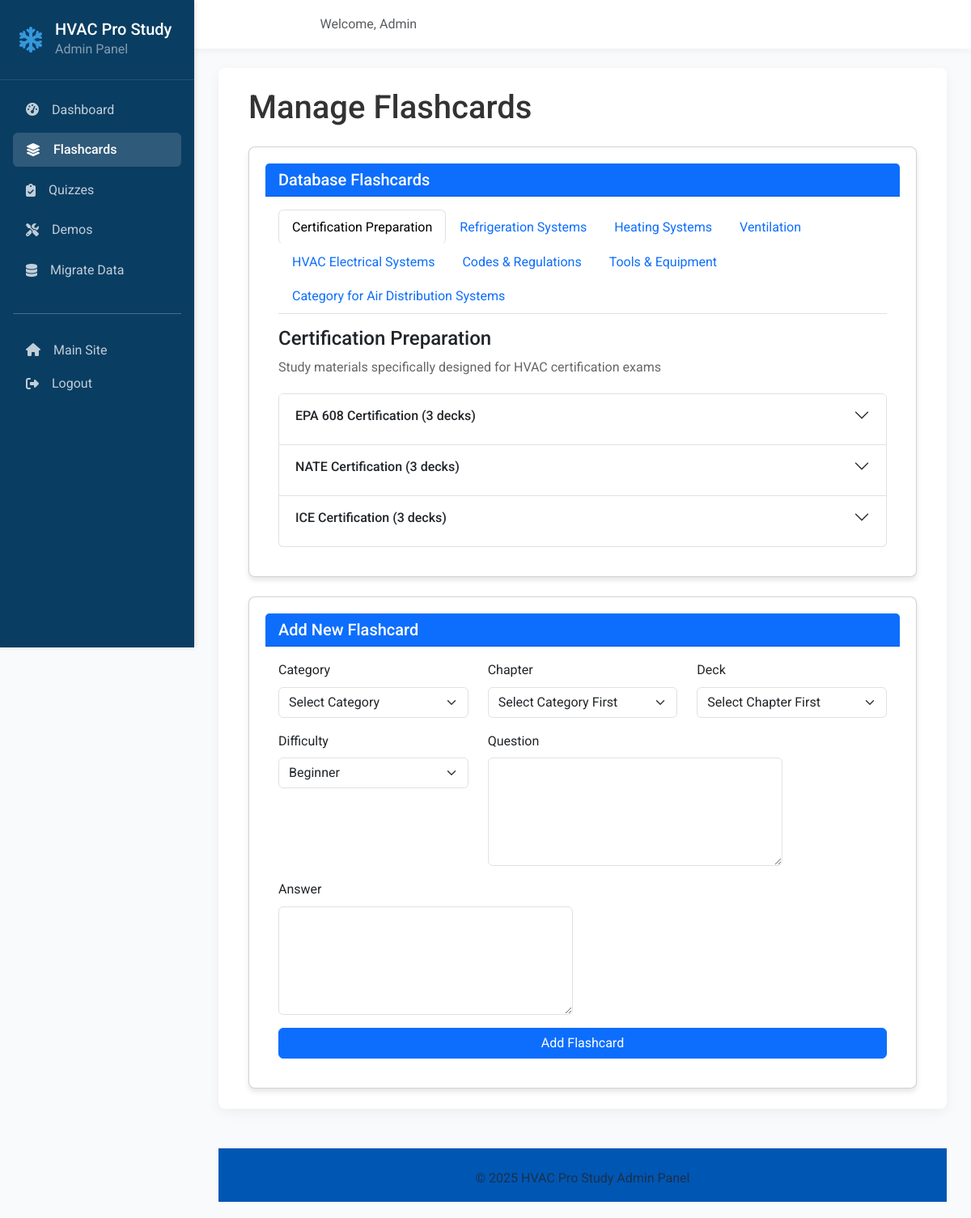
The app's page /admin/flashcards (signed in) with its own data.
### app/models/database.py (models this page shows, shortened)
class Category(db.Model):
    __tablename__ = 'categories'
    id = db.Column(db.String(50), primary_key=True)
    name = db.Column(db.String(100), nullable=False)
    description = db.Column(db.Text)
    chapters = db.relationship('Chapter', backref='category', lazy='dynamic', cascade='all, delete-orphan')
    quizzes = db.relationship('Quiz', backref='category', lazy='dynamic', cascade='all, delete-orphan')

class Chapter(db.Model):
    __tablename__ = 'chapters'
    id = db.Column(db.String(50), primary_key=True)
    name = db.Column(db.String(100), nullable=False)
    category_id = db.Column(db.String(50), db.ForeignKey('categories.id'), nullable=False)
    decks = db.relationship('Deck', backref='chapter', lazy='dynamic', cascade='all, delete-orphan')

### app/admin/routes.py (the view)
@admin.route('/flashcards', methods=['GET', 'POST'])
@admin_required
def flashcards():
    if request.method == 'POST':
        data = request.json
        result = add_flashcard(data)
        return jsonify(result)
    categories = Category.query.all()
    category_data = []
    for category in categories:
        cat_info = {
            'id': category.id,
            'name': category.name,
            'chapters': []
        }
        for chapter in category.chapters:
            chap_info = {
                'id': chapter.id,
                'name': chapter.name,
                'decks': []
            }
            for deck in chapter.decks:
                chap_info['decks'].append({
                    'id': deck.id,
                    'name': deck.name,
                    'difficulty': deck.difficulty
                })
            cat_info['chapters'].append(chap_info)
        category_data.append(cat_info)
    return render_template('admin/flashcards.html', categories=categories, category_data=category_data)

### app/admin/routes.py (called while the page is built)
def admin_required(f):
    @wraps(f)
    def decorated_function(*args, **kwargs):
        if not session.get('admin_logged_in'):
            print("Not logged in, redirecting to login page")
            return redirect(url_for('admin.login'))
        print("User is logged in as admin")
        return f(*args, **kwargs)
    return decorated_function

### app/templates/admin/flashcards.html (shortened to what this page needs)
{% extends "admin/base.html" %}
{% block content %}
<div class="container-fluid">
    <div class="row">
        <div class="col-12">
            <h1 class="mb-4">Manage Flashcards</h1>
            <div class="card mb-4">
                <div class="card-header bg-primary text-white">
                    <h5 class="mb-0">Database Flashcards</h5>
                </div>
                <div class="card-body">
                    <ul class="nav nav-tabs" id="categoriesTabs" role="tablist">
                        {% for category in categories %}
                        <li class="nav-item" role="presentation">
                            <button class="nav-link {% if loop.first %}active{% endif %}"
                                    id="category-{{ category.id }}-tab"
                                    data-bs-toggle="tab"
                                    data-bs-target="#category-{{ category.id }}"
                                    type="button"
                                    role="tab"
                                    aria-controls="category-{{ category.id }}"
                                    aria-selected="{% if loop.first %}true{% else %}false{% endif %}">
                                {{ category.name }}
                            </button>
                        </li>
                        {% endfor %}
                    </ul>
                    <div class="tab-content mt-3" id="categoriesTabContent">
                        {% for category in categories %}
                        <div class="tab-pane fade {% if loop.first %}show active{% endif %}"
                             id="category-{{ category.id }}"
                             role="tabpanel"
                             aria-labelledby="category-{{ category.id }}-tab">
                            <h4>{{ category.name }}</h4>
                            <p>{{ category.description }}</p>
                            <div class="accordion" id="chapters-{{ category.id }}">
                                {% for chapter in category.chapters %}
                                <div class="accordion-item">
                                    <h2 class="accordion-header" id="chapter-{{ chapter.id }}-heading">
                                        <button class="accordion-button collapsed" type="button" data-bs-toggle="collapse" data-bs-target="#chapter-{{ chapter.id }}-content" aria-expanded="false" aria-controls="chapter-{{ chapter.id }}-content">
                                            {{ chapter.name }} ({{ chapter.decks.count() }} decks)
                                        </button>
                                    </h2>
                                </div>
                                {% endfor %}
                            </div>
                        </div>
                        {% endfor %}
                    </div>
                </div>
            </div>
            <div class="card">
                <div class="card-header bg-primary text-white">
                    <h5 class="mb-0">Add New Flashcard</h5>
                </div>
                <div class="card-body">
                    <form id="flashcard-form" class="row">
                        <div class="col-md-4 mb-3">
                            <label for="category_select" class="form-label">Category</label>
                            <select class="form-select" id="category_select" required>
                                <option value="" selected disabled>Select Category</option>
                            </select>
                        </div>
                        <div class="col-md-4 mb-3">
                            <label for="chapter_select" class="form-label">Chapter</label>
                            <select class="form-select" id="chapter_select" required>
                                <option value="" selected disabled>Select Category First</option>
                            </select>
                        </div>
                        <div class="col-md-4 mb-3">
                            <label for="deck_select" class="form-label">Deck</label>
                            <select class="form-select" id="deck_select" required>
                                <option value="" selected disabled>Select Chapter First</option>
                            </select>
                        </div>
                        <div class="col-md-4 mb-3">
                            <label for="difficulty" class="form-label">Difficulty</label>
                            <select class="form-select" id="difficulty" name="difficulty" required>
                                <option value="beginner">Beginner</option>
                            </select>
                        </div>
                        <div class="col-md-6 mb-3">
                            <label for="question" class="form-label">Question</label>
                            <textarea class="form-control" id="question" name="question" rows="5" required></textarea>
                        </div>
                        <div class="col-md-6 mb-3">
                            <label for="answer" class="form-label">Answer</label>
                            <textarea class="form-control" id="answer" name="answer" rows="5" required></textarea>
                        </div>
                        <div class="col-12 text-end">
                            <button type="submit" class="btn btn-primary">Add Flashcard</button>
                        </div>
                    </form>
                </div>
            </div>
        </div>
    </div>
</div>
{% endblock %}

### app/templates/admin/base.html (shortened to what this page needs)
<!DOCTYPE html>
<html lang="en">
<head>
    <link href="https://cdn.jsdelivr.net/npm/bootstrap@5.3.2/dist/css/bootstrap.min.css" rel="stylesheet">
    <link rel="stylesheet" href="https://cdnjs.cloudflare.com/ajax/libs/font-awesome/6.5.1/css/all.min.css">
    <link rel="stylesheet" href="{{ url_for('static', filename='css/admin.css') }}">
</head>
<body>
    <div class="admin-layout">
        <aside class="admin-sidebar">
            <div class="admin-brand p-4">
                <a href="{{ url_for('admin.dashboard') }}" class="d-flex align-items-center text-decoration-none">
                    <i class="fas fa-snowflake fa-2x me-3"></i>
                    <div>
                        <h1 class="fs-5 m-0 text-white">HVAC Pro Study</h1>
                        <span class="text-white-50 fs-6">Admin Panel</span>
                    </div>
                </a>
            </div>
            <div class="admin-nav p-3">
                <ul class="nav flex-column">
                    <li class="nav-item mb-2">
                        <a href="{{ url_for('admin.dashboard') }}" class="nav-link px-3 py-2 d-flex align-items-center {% if request.endpoint == 'admin.dashboard' %}active{% endif %}">
                            <i class="fas fa-tachometer-alt me-3"></i>
                            <span>Dashboard</span>
                        </a>
                    </li>
                    <li class="nav-item mb-2">
                        <a href="{{ url_for('admin.flashcards') }}" class="nav-link px-3 py-2 d-flex align-items-center {% if request.endpoint == 'admin.flashcards' %}active{% endif %}">
                            <i class="fas fa-layer-group me-3"></i>
                            <span>Flashcards</span>
                        </a>
                    </li>
                    <li class="nav-item mb-2">
                        <a href="{{ url_for('admin.quizzes') }}" class="nav-link px-3 py-2 d-flex align-items-center {% if request.endpoint == 'admin.quizzes' %}active{% endif %}">
                            <i class="fas fa-clipboard-check me-3"></i>
                            <span>Quizzes</span>
                        </a>
                    </li>
                    <li class="nav-item mb-2">
                        <a href="{{ url_for('admin.demos') }}" class="nav-link px-3 py-2 d-flex align-items-center {% if request.endpoint == 'admin.demos' %}active{% endif %}">
                            <i class="fas fa-tools me-3"></i>
                            <span>Demos</span>
                        </a>
                    </li>
                    <li class="nav-item mb-2">
                        <a href="{{ url_for('admin.migrate_data') }}" class="nav-link px-3 py-2 d-flex align-items-center {% if request.endpoint == 'admin.migrate_data' %}active{% endif %}">
                            <i class="fas fa-database me-3"></i>
                            <span>Migrate Data</span>
                        </a>
                    </li>
                </ul>
                <hr class="my-4 bg-white-50">
                <ul class="nav flex-column mt-auto">
                    <li class="nav-item">
                        <a href="/" class="nav-link px-3 py-2 d-flex align-items-center">
                            <i class="fas fa-home me-3"></i>
                            <span>Main Site</span>
                        </a>
                    </li>
                    <li class="nav-item">
                        <a href="{{ url_for('admin.logout') }}" class="nav-link px-3 py-2 d-flex align-items-center">
                            <i class="fas fa-sign-out-alt me-3"></i>
                            <span>Logout</span>
                        </a>
                    </li>
                </ul>
            </div>
        </aside>
        <div class="admin-main">
            <header class="admin-header mb-4">
                <div class="d-flex justify-content-between align-items-center">
                    <h1 class="h3 m-0">{% block page_title %}Dashboard{% endblock %}</h1>
                    <div>
                        <span class="text-muted">Welcome, Admin</span>
                    </div>
                </div>
            </header>
            <div class="admin-content">
                {% block content %}{% endblock %}
            </div>
            <footer class="admin-footer mt-5 pt-4 pb-3 border-top text-center text-muted">
                <p class="mb-0">&copy; {{ current_year }} HVAC Pro Study Admin Panel</p>
            </footer>
        </div>
    </div>
</body>
</html>

### app/static/css/admin.css (style rules this page uses)
:root { --primary-color: #0056b3; --secondary-color: #3498db; --accent-color: #e74c3c; --success-color: #2ecc71; --warning-color: #f39c12; --background-color: #f8fafc; --text-color: #333; --card-bg-color: #fff; --sidebar-color: #0a3d62; --sidebar-width: 240px; --header-height: 60px; --border-radius: 8px; --box-shadow: 0 5px 15px rgba(0,0,0,0.05); --transition-speed: 0.3s; }
* { box-sizing: border-box; margin: 0; padding: 0; }
body { font-family: 'Roboto', 'Segoe UI', Tahoma, Geneva, Verdana, sans-serif; line-height: 1.6; color: var(--text-color); background-color: var(--background-color); }
.admin-layout { display: flex; min-height: 100vh; }
.admin-sidebar { width: var(--sidebar-width); background-color: var(--sidebar-color); color: white; position: fixed; height: 100vh; overflow-y: auto; transition: all var(--transition-speed) ease; z-index: 1000; box-shadow: 2px 0 5px rgba(0,0,0,0.1); }
.admin-brand { border-bottom: 1px solid rgba(255,255,255,0.1); }
.admin-nav .nav-link { color: rgba(255,255,255,0.75); border-radius: 6px; transition: all var(--transition-speed) ease; }
.admin-nav .nav-link.active { background-color: rgba(255,255,255,0.15); color: white; font-weight: 500; }
.admin-main { flex: 1; margin-left: var(--sidebar-width); padding: 20px 30px; min-height: 100vh; background-color: var(--background-color); }
.admin-header { height: var(--header-height); background-color: white; box-shadow: 0 2px 10px rgba(0,0,0,0.05); display: flex; align-items: center; padding: 0 20px; margin: -20px -30px 20px; position: sticky; top: 0; z-index: 999; }
.admin-content { border-radius: var(--border-radius); background-color: white; box-shadow: var(--box-shadow); padding: 25px; }
a { color: var(--secondary-color); text-decoration: none; }
header { background-color: var(--primary-color); color: white; padding: 1rem 0; }
button { display: block; width: 100%; padding: 12px 16px; background-color: var(--primary-color); color: white; border: none; border-radius: var(--border-radius); font-size: 16px; font-weight: 500; cursor: pointer; transition: all var(--transition-speed) ease; text-align: center; }
.card { background-color: white; border-radius: 8px; box-shadow: 0 4px 6px rgba(0, 0, 0, 0.1); padding: 20px; }
.card h2 { color: var(--primary-color); margin-bottom: 10px; }
.card p { margin-bottom: 20px; color: #666; }
footer { background-color: var(--primary-color); color: white; text-align: center; padding: 1rem 0; }

### records on screen
Category: name "Certification Preparation", description "Study materials specifically designed for HVAC certification exams"
Category: name "Refrigeration Systems"
Category: name "Heating Systems"
Category: name "Ventilation"
Category: name "HVAC Electrical Systems"
Category: name "Codes & Regulations"
Category: name "Tools & Equipment"
Category: name "Category for Air Distribution Systems"
Chapter: name "EPA 608 Certification", decks.count "3"
Chapter: name "NATE Certification", decks.count "3"
Chapter: name "ICE Certification", decks.count "3"
